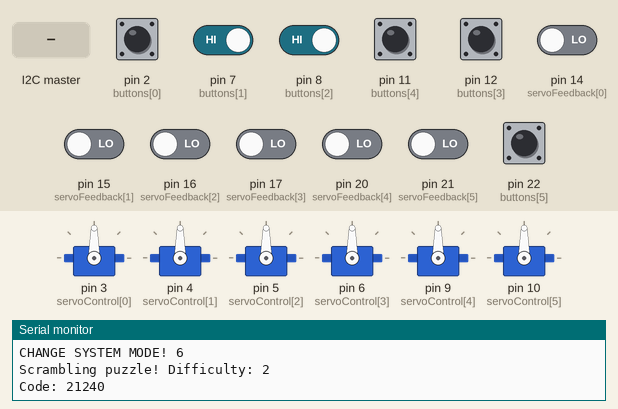
Simulated run of this sketch. Board: Arduino Mega 2560, built with avr-gcc and run on an emulated ATmega2560. On the bench: 6 × servo, the last lines printed to the serial monitor. The inputs (shaded band) are chosen by the test bench; at power-on: pin 2 (buttons[0]), pin 7 (buttons[1]), pin 8 (buttons[2]), pin 11 (buttons[4]), pin 12 (buttons[3]), pin 22 (buttons[5]) HIGH, pin 14 (servoFeedback[0]), pin 15 (servoFeedback[1]), pin 16 (servoFeedback[2]), pin 17 (servoFeedback[3]), pin 20 (servoFeedback[4]), pin 21 (servoFeedback[5]) LOW. Random numbers use the default seed unless the sketch sets one.

Above: at 6.2 s.
6.3 s: the I2C master sends the byte 1
7.8 s: pin 7 (buttons[1]) driven LOW and pin 8 (buttons[2]) driven LOW
At 10.1 s:
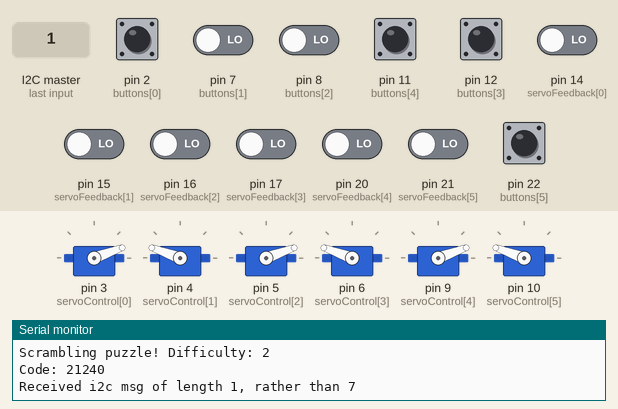
Timing chart, 0 to 13.3 s (numbered marks = the images above; inputs shaded):
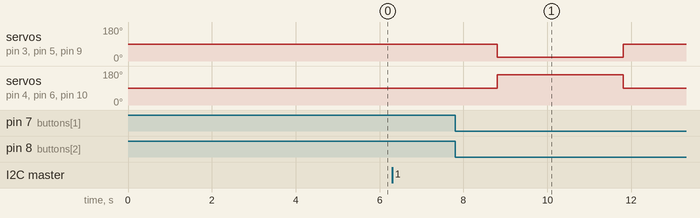

The sketch:

Hexaplexor.ino
```cpp
#include <Servo.h>
#include "Achilles.h"
#include "AchillesLog.h"
#include "AchillesWedge.h"

#define NUM_SERVOS          6
#define NUM_BUTTONS         6

#define READ_BUTTONS_MODE   0
#define MOVE_SERVOS_MODE    1

#define CW_SLOW             86
#define CW_FAST             62
#define CCW_SLOW            97
#define CCW_FAST           121
#define CLOSE_ATTEMPTS      20
#define RESET_TIME         120
#define SCRAMBLES            5

#define RESET_SOUND          1
#define GEAR_SOUND           2
#define WIN_1_SOUND          3
#define WIN_2_SOUND          4
#define WIN_3_SOUND          5

#define DRIP_RATE          180

Servo servo[NUM_SERVOS];

byte servoControl [] = {3, 4, 5, 6, 9, 10};
byte servoFeedback [] = {14, 15, 16, 17, 20, 21};
int servoGoal [] = {0, 0, 0, 0, 0, 0};
byte servoClose [] = {0, 0, 0, 0, 0};
bool servoActive [] = {false, false, false, false, false, false};
byte buttons[] = {2, 7, 8, 12, 11, 22};

bool buttonState[] = {false, false, false, false, false, false};
byte wheelState[] = {0, 0, 0, 0, 0, 0};
byte difficulty = 2;
unsigned long lastInteraction;
bool resetFlag = false;
byte lastSystemMode = 0;
byte systemMode = 0;
byte points = 0;
unsigned long lastDrip;
unsigned long lastMessageReported = 0;

// measure servo position
int readServoAngle(int pwmPin) {
  int baseline;
  int tHigh;
  int tLow;
  int tCycle;
  int attempts = 0;

  float theta = 0;
  float dc = 0;
  int unitsFC = 360;
  float dcMin = 0.029;
  float dcMax = 0.971;
  float dutyScale = 1;
  bool success = false;

  while(attempts < 100) {
    baseline = pulseIn(pwmPin, LOW, 200);
    if (baseline == 0) {
      break;
    } else {
      tHigh = pulseIn(pwmPin, HIGH, 200);
      tLow =  pulseIn(pwmPin, LOW, 200);
      tCycle = tHigh + tLow;
      if ((tCycle > 1000) && ( tCycle < 1200)) {
        success = true;
        break;
      }
      attempts += 1;
    }
 }

 if (success) {
   dc = (dutyScale * tHigh) / tCycle;
   theta = ((dc - dcMin) * unitsFC) / (dcMax - dcMin);
   return theta;
 } else {
  return -1000;
 }
}

void turnServo(byte i, int goal) {
  int pos = readServoAngle(servoFeedback[i]);
  int dist = ((goal - pos + 540) % 360) - 180;
  int ss;

  servoGoal[i] = goal;

  // handle non-working feedback
  if (pos == -1000) {
    servoGoal[i] = goal;
    servoActive[i] = false;
    servo[i].write(90);

  // handle working feedback
  } else {
    if (dist != 0) {
      servoActive[i] = true;

      if (dist > 1) {
        ss = map(abs(dist), 0, 180, CW_SLOW, CW_FAST);
        servo[i].write(90 - ss);
      } else {
        ss = map(abs(dist), 0, 180, CCW_SLOW, CCW_FAST);
        servo[i].write(90 + ss);
      }
    } else {
      servo[i].write(90);
    }
  }
}

void resetPuzzle(bool spin) {
  bool complete = false;
  byte index;
  byte left;
  byte right;

  if (spin) {
    // pause for a second
    servo[0].write(90);
    servo[1].write(90);
    servo[2].write(90);
    servo[3].write(90);
    servo[4].write(90);
    servo[5].write(90);

    delay(1000);

    // spin like crazy!
    servo[0].write(20);
    servo[1].write(160);
    servo[2].write(20);
    servo[3].write(160);
    servo[4].write(20);
    servo[5].write(160);

    delay(3000);
  }

  while (complete == false) {
    wheelState[0] = 0;
    wheelState[1] = 0;
    wheelState[2] = 0;
    wheelState[3] = 0;
    wheelState[4] = 0;
    wheelState[5] = 0;
    Serial.print("Scrambling puzzle! Difficulty: ");
    Serial.println(difficulty);
    Serial.print("Code: ");

    for (byte i=0; i<SCRAMBLES; ++i) {
      index = random(6);
      Serial.print(index);
      left = (index - 1 + 6) % 6;
      right = (index + 1) % 6;
      wheelState[left] = (wheelState[left] - 1 + difficulty) % difficulty;
      wheelState[right] = (wheelState[right] - 1 + difficulty) % difficulty;
    }
    Serial.println("");

    if (wheelState[0] != wheelState[1] || \
        wheelState[0] != wheelState[2] || \
        wheelState[0] != wheelState[3] || \
        wheelState[0] != wheelState[4] || \
        wheelState[0] != wheelState[5]) {

        complete = true;
    }
  }

  turnServo(0, wheelState[0] * 60);
  turnServo(1, wheelState[1] * 60);
  turnServo(2, wheelState[2] * 60);
  turnServo(3, wheelState[3] * 60);
  turnServo(4, wheelState[4] * 60);
  turnServo(5, wheelState[5] * 60);
}

void triggerWheels(byte index) {
  byte left;
  byte right;

  left = (index - 1 + 6) % 6;
  right = (index + 1) % 6;
  wheelState[left] = (wheelState[left] + 1) % difficulty;
  wheelState[right] = (wheelState[right] + 1) % difficulty;

  playSound(GEAR_SOUND, false);

  turnServo(left, wheelState[left] * 60);
  turnServo(right, wheelState[right] * 60);

}

bool checkPuzzleSolved() {
  return (wheelState[0] == 0 && wheelState[1] == 0 && \
          wheelState[2] == 0 && wheelState[3] == 0 && \
          wheelState[4] == 0 && wheelState[5] == 0);
}

void setup() {
  // put your setup code here, to run once:
  Serial.begin(115200);
  delay(5000);
  Serial.println("Hexaplexor Achilles Appartus widget");
  setupComm(0x72);

  for (byte i=0; i<NUM_SERVOS; ++i) {
    servo[i].attach(servoControl[i]);
    pinMode(servoFeedback[i], INPUT);
  }

  pinMode(buttons[0], INPUT_PULLUP);
  pinMode(buttons[1], INPUT_PULLUP);
  pinMode(buttons[2], INPUT_PULLUP);
  pinMode(buttons[3], INPUT_PULLUP);
  pinMode(buttons[4], INPUT_PULLUP);
  pinMode(buttons[5], INPUT_PULLUP);

  turnServo(0, 0);
  turnServo(1, 0);
  turnServo(2, 0);
  turnServo(3, 0);
  turnServo(4, 0);
  turnServo(5, 0);

  randomSeed(analogRead(23));
  lastInteraction = millis();
  resetFlag = true;

  lastDrip = millis();
}

unsigned long lastCommComplaint = 0;
unsigned long lastStatusReport = 0;

void loop() {
  byte i;
  byte servoMode = READ_BUTTONS_MODE;
  bool commStatus;
  int goal;
  int ss;
  int dist;
  int pos;

  unsigned long now = millis();

  // slowly drip away points
  if ((now - lastDrip) / 1000 > DRIP_RATE) {
    if (points > 0) {
      points -= 1;
    }
    lastDrip = now;
  }

  // set points on wedge
  setPointBits(255 >> (8 - (points % 9)));

  // handle i2c comms
  commStatus = commOK();
  if (!commStatus && now > 2000 &&  now - 2000 > lastCommComplaint) {
    lastCommComplaint = now;
  }
  if (commStatus && now > 5000 &&  now - 5000 > lastStatusReport) {
    lastStatusReport = now;
  }

  // see if any servos need to move
  for (i=0; i<NUM_SERVOS; ++i) {
    if (servoActive[i] == true) {
      servoMode = MOVE_SERVOS_MODE;
      break;
    }
  }

  // deal with system mode changes
  systemMode = getSystemMode();

  if (lastSystemMode != systemMode) {
    Serial.print("CHANGE SYSTEM MODE! ");
    Serial.println(systemMode);
    if (lastSystemMode == 3 || lastSystemMode == 4 || lastSystemMode == 5) {
      lastDrip = millis();
      points = 0;
      resetFlag = true;

      // make a pretty rainbow in reset mode
      if (systemMode == 4) {
        turnServo(0, 0);
        turnServo(1, 60);
        turnServo(2, 120);
        turnServo(3, 180);
        turnServo(4, 240);
        turnServo(5, 300);
      }
    }
  }
  lastSystemMode = systemMode;

  if (servoMode == MOVE_SERVOS_MODE) {
    for (i=0; i<NUM_SERVOS; ++i) {
      if (servoActive[i] == true) {
        goal = servoGoal[i];
        pos = readServoAngle(servoFeedback[i]);
        dist = ((goal - pos + 540) % 360) - 180;

        // handle non-responding feedback (error)
        if (pos == -1000) {
          servoActive[i] = false;
          servoClose[i] = false;
          servo[i].write(90);

        // handle normal, working case
        } else {
          if (dist > 1) {
            ss = map(abs(dist), 0, 180, CW_SLOW, CW_FAST);
            servo[i].write(ss);
          } else {
            ss = map(abs(dist), 0, 180, CCW_SLOW, CCW_FAST);
            servo[i].write(ss);
          }

          if (abs(dist) < 5) {
            servo[i].write(90);
            servoClose[i] += 1;
            if (servoClose[i] == CLOSE_ATTEMPTS) {
              servoActive[i] = false;
              servoClose[i] = 0;
            }
          }
        }
      }
    }
  } else {
    if (millis() - lastInteraction > RESET_TIME * 1000) {
      resetFlag = true;
    }

    // discharging
    if (systemMode == 3) {
      // spin like crazy!
      servo[0].write(20);
      servo[1].write(160);
      servo[2].write(20);
      servo[3].write(160);
      servo[4].write(20);
      servo[5].write(160);

    // reset mode
    } else if (systemMode == 4) {
      points = 0;

    // cheat mode
    } else if (systemMode == 5) {
      for (i=0; i<NUM_SERVOS; ++i) {
        servo[i].write(90);
      }
      turnServo(0, 1);
      turnServo(1, 1);
      turnServo(2, 1);
      turnServo(3, 1);
      turnServo(4, 1);
      turnServo(5, 1);

      // TODO: play sounds or something?

    // otherwise, play the game!
    } else {
      for (i=0; i<NUM_SERVOS; ++i) {
        servo[i].write(90);
      }

      if (resetFlag) {
        difficulty = 2;
        clearAllPoints();
        resetPuzzle(false);
        lastInteraction = millis();
        resetFlag = false;
        playSound(RESET_SOUND, false);

      } else {
        if (checkPuzzleSolved()) {
          lastDrip = millis();

          if (difficulty == 2) {
            difficulty = 3;
            points += 1;
            playSound(WIN_1_SOUND, true);
          } else if (difficulty == 3) {
            difficulty = 6;
            points += 3;
            playSound(WIN_2_SOUND, true);
          } else if (difficulty == 6) {
            difficulty = 2;
            points += 4;
            playSound(WIN_3_SOUND, true);
          }
          points %= 9;
          resetPuzzle(true);
        } else {
          // read buttons to trigger wheel turning
          for (i=0; i<NUM_BUTTONS; ++i) {

            if (digitalRead(buttons[i]) == LOW) {
              if (buttonState[i] == false) {
                triggerWheels(i);
                lastInteraction = millis();
                localActivitySeen();
              }
              buttonState[i] = true;
            } else {
              buttonState[i] = false;
            }
          }
        }
      }
    }
  }
}
```

Measured:
- after the input at 7.8 s, servo on pin 3 (servoControl[0]), servo on pin 5 (servoControl[2]), servo on pin 9 (servoControl[4]): 90° → 20° after 1.0 s, → 90° 3.0 s later; servo on pin 4 (servoControl[1]), servo on pin 6 (servoControl[3]), servo on pin 10 (servoControl[5]): 90° → 160° after 1.0 s, → 90° 3.0 s later
